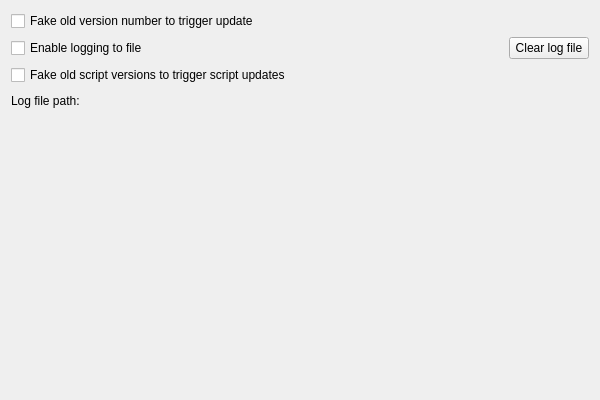
<?xml version="1.0" encoding="UTF-8"?>
<ui version="4.0">
 <class>DebugOptionSettingsWidget</class>
 <widget class="QWidget" name="DebugOptionSettingsWidget">
  <property name="geometry">
   <rect>
    <x>0</x>
    <y>0</y>
    <width>600</width>
    <height>400</height>
   </rect>
  </property>
  <layout class="QGridLayout" name="gridLayout_46">
   <item row="1" column="2">
    <spacer name="horizontalSpacer_12">
     <property name="orientation">
      <enum>Qt::Orientation::Horizontal</enum>
     </property>
     <property name="sizeHint" stdset="0">
      <size>
       <width>40</width>
       <height>20</height>
      </size>
     </property>
    </spacer>
   </item>
   <item row="1" column="0">
    <widget class="QCheckBox" name="fileLoggingCheckBox">
     <property name="text">
      <string>Enable logging to file</string>
     </property>
    </widget>
   </item>
   <item row="1" column="3">
    <widget class="QPushButton" name="clearLogFileButton">
     <property name="text">
      <string>Clear log file</string>
     </property>
     <property name="icon">
      <iconset theme="list-remove" resource="../breeze-qownnotes.qrc">
       <normaloff>:/icons/breeze-qownnotes/16x16/list-remove.svg</normaloff>:/icons/breeze-qownnotes/16x16/list-remove.svg</iconset>
     </property>
    </widget>
   </item>
    <item row="0" column="0" colspan="4">
     <widget class="QCheckBox" name="oldVersionNumberCheckBox">
      <property name="text">
       <string>Fake old version number to trigger update</string>
      </property>
     </widget>
    </item>
    <item row="2" column="0" colspan="4">
     <widget class="QCheckBox" name="oldScriptVersionsCheckBox">
      <property name="toolTip">
       <string>Fake old versions for installed repository scripts to trigger the script update dialog</string>
      </property>
      <property name="text">
       <string>Fake old script versions to trigger script updates</string>
      </property>
     </widget>
    </item>
    <item row="3" column="0" colspan="4">
     <widget class="QFrame" name="logFileFrame">
     <property name="frameShape">
      <enum>QFrame::Shape::NoFrame</enum>
     </property>
     <property name="frameShadow">
      <enum>QFrame::Shadow::Raised</enum>
     </property>
     <layout class="QHBoxLayout" name="horizontalLayout_7">
      <property name="leftMargin">
       <number>0</number>
      </property>
      <property name="topMargin">
       <number>0</number>
      </property>
      <property name="rightMargin">
       <number>0</number>
      </property>
      <property name="bottomMargin">
       <number>0</number>
      </property>
      <item>
       <widget class="QLabel" name="label_22">
        <property name="text">
         <string>Log file path:</string>
        </property>
       </widget>
      </item>
      <item>
       <widget class="QLabel" name="logFileLabel">
        <property name="text">
         <string notr="true">&lt;log file&gt;</string>
        </property>
        <property name="textInteractionFlags">
         <set>Qt::TextInteractionFlag::LinksAccessibleByMouse|Qt::TextInteractionFlag::TextSelectableByKeyboard|Qt::TextInteractionFlag::TextSelectableByMouse</set>
        </property>
       </widget>
      </item>
      <item>
       <spacer name="horizontalSpacer_11">
        <property name="orientation">
         <enum>Qt::Orientation::Horizontal</enum>
        </property>
        <property name="sizeHint" stdset="0">
         <size>
          <width>40</width>
          <height>20</height>
         </size>
        </property>
       </spacer>
      </item>
     </layout>
    </widget>
   </item>
    <item row="4" column="0" colspan="4">
     <spacer name="verticalSpacer_11">
     <property name="orientation">
      <enum>Qt::Vertical</enum>
     </property>
     <property name="sizeHint" stdset="0">
      <size>
       <width>20</width>
       <height>40</height>
      </size>
     </property>
    </spacer>
   </item>
  </layout>
 </widget>
 <resources>
  <include location="../breeze-qownnotes.qrc"/>
 </resources>
</ui>
